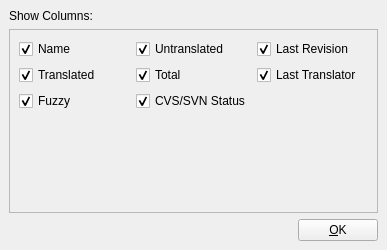
<ui version="4.0" >
 <class>catPreferences</class>
 <widget class="QWidget" name="catPreferences" >
  <property name="geometry" >
   <rect>
    <x>0</x>
    <y>0</y>
    <width>387</width>
    <height>250</height>
   </rect>
  </property>
  <property name="windowTitle" >
   <string>Catalog Manager Preferences</string>
  </property>
  <property name="toolTip" >
   <string/>
  </property>
  <layout class="QGridLayout" >
   <property name="margin" >
    <number>9</number>
   </property>
   <property name="spacing" >
    <number>6</number>
   </property>
   <item row="1" column="0" colspan="2" >
    <widget class="QFrame" name="frame" >
     <property name="frameShape" >
      <enum>QFrame::StyledPanel</enum>
     </property>
     <property name="frameShadow" >
      <enum>QFrame::Raised</enum>
     </property>
     <layout class="QGridLayout" >
      <property name="margin" >
       <number>9</number>
      </property>
      <property name="spacing" >
       <number>6</number>
      </property>
      <item row="3" column="1" >
       <spacer>
        <property name="orientation" >
         <enum>Qt::Vertical</enum>
        </property>
        <property name="sizeHint" >
         <size>
          <width>20</width>
          <height>40</height>
         </size>
        </property>
       </spacer>
      </item>
      <item row="2" column="1" >
       <widget class="QCheckBox" name="chbSVN" >
        <property name="toolTip" >
         <string>CVS/SVN Status</string>
        </property>
        <property name="whatsThis" >
         <string>&lt;h3>CVS/SVN Status&lt;/h3>Use this to checked/unchecked to display status of file in local or cvs/svn server on the catalog manager.</string>
        </property>
        <property name="text" >
         <string>CVS/SVN Status</string>
        </property>
        <property name="checked" >
         <bool>true</bool>
        </property>
       </widget>
      </item>
      <item row="0" column="0" >
       <widget class="QCheckBox" name="chbname" >
        <property name="toolTip" >
         <string>Name</string>
        </property>
        <property name="statusTip" >
         <string/>
        </property>
        <property name="whatsThis" >
         <string>&lt;h3>Name&lt;/h3>Use this to checked/unchecked to display file name on the catalog manager.</string>
        </property>
        <property name="text" >
         <string>Name</string>
        </property>
        <property name="checked" >
         <bool>true</bool>
        </property>
       </widget>
      </item>
      <item row="1" column="2" >
       <widget class="QCheckBox" name="chbtranslator" >
        <property name="toolTip" >
         <string>Last Translator</string>
        </property>
        <property name="whatsThis" >
         <string>&lt;h3>Last Translator&lt;/h3>Use this to checked/unchecked to display last translator's name in file on the catalog manager.</string>
        </property>
        <property name="text" >
         <string>Last Translator</string>
        </property>
        <property name="checked" >
         <bool>true</bool>
        </property>
       </widget>
      </item>
      <item row="0" column="2" >
       <widget class="QCheckBox" name="chblastrevision" >
        <property name="toolTip" >
         <string>Last Revision</string>
        </property>
        <property name="whatsThis" >
         <string>&lt;h3>Last Revision&lt;/h3>Use this to checked/unchecked to display date/time in file was saved by the last translator on the catalog manager.</string>
        </property>
        <property name="text" >
         <string>Last Revision</string>
        </property>
        <property name="checked" >
         <bool>true</bool>
        </property>
       </widget>
      </item>
      <item row="0" column="1" >
       <widget class="QCheckBox" name="chbuntranslated" >
        <property name="toolTip" >
         <string>Untranslated</string>
        </property>
        <property name="whatsThis" >
         <string>&lt;h3>Untranslated&lt;/h3>Use this to checked/unchecked to display number of string in file was untranslated on the catalog manager.</string>
        </property>
        <property name="text" >
         <string>Untranslated</string>
        </property>
        <property name="checked" >
         <bool>true</bool>
        </property>
       </widget>
      </item>
      <item row="2" column="0" >
       <widget class="QCheckBox" name="chbfuzzy" >
        <property name="toolTip" >
         <string>Fuzzy</string>
        </property>
        <property name="whatsThis" >
         <string>&lt;h3>Fuzzy&lt;/h3>Use this to checked/unchecked to display fuzzy number in file on the catalog manager.</string>
        </property>
        <property name="text" >
         <string>Fuzzy</string>
        </property>
        <property name="checked" >
         <bool>true</bool>
        </property>
       </widget>
      </item>
      <item row="1" column="0" >
       <widget class="QCheckBox" name="chbtranslated" >
        <property name="toolTip" >
         <string>Translated</string>
        </property>
        <property name="whatsThis" >
         <string>&lt;h3>Translated&lt;/h3>Use this to checked/unchecked to display number of string in file was translated on the catalog manager.</string>
        </property>
        <property name="text" >
         <string>Translated</string>
        </property>
        <property name="checked" >
         <bool>true</bool>
        </property>
       </widget>
      </item>
      <item row="1" column="1" >
       <widget class="QCheckBox" name="chbtotal" >
        <property name="toolTip" >
         <string>Total</string>
        </property>
        <property name="whatsThis" >
         <string>&lt;h3>Total&lt;/h3>Use this to checked/unchecked to display total number of strings in file on the catalog manager.</string>
        </property>
        <property name="text" >
         <string>Total</string>
        </property>
        <property name="checked" >
         <bool>true</bool>
        </property>
       </widget>
      </item>
     </layout>
    </widget>
   </item>
   <item row="2" column="0" >
    <spacer>
     <property name="orientation" >
      <enum>Qt::Horizontal</enum>
     </property>
     <property name="sizeHint" >
      <size>
       <width>191</width>
       <height>20</height>
      </size>
     </property>
    </spacer>
   </item>
   <item row="0" column="0" colspan="2" >
    <widget class="QLabel" name="label" >
     <property name="sizePolicy" >
      <sizepolicy>
       <hsizetype>5</hsizetype>
       <vsizetype>0</vsizetype>
       <horstretch>0</horstretch>
       <verstretch>0</verstretch>
      </sizepolicy>
     </property>
     <property name="text" >
      <string>Show Columns:</string>
     </property>
    </widget>
   </item>
   <item row="2" column="1" >
    <widget class="QPushButton" name="btnOk" >
     <property name="toolTip" >
      <string/>
     </property>
     <property name="text" >
      <string>&amp;OK</string>
     </property>
    </widget>
   </item>
  </layout>
 </widget>
 <tabstops>
  <tabstop>chbname</tabstop>
  <tabstop>chbtranslated</tabstop>
  <tabstop>chbfuzzy</tabstop>
  <tabstop>chbuntranslated</tabstop>
  <tabstop>chbtotal</tabstop>
  <tabstop>chbSVN</tabstop>
  <tabstop>chblastrevision</tabstop>
  <tabstop>chbtranslator</tabstop>
  <tabstop>btnOk</tabstop>
 </tabstops>
 <resources/>
 <connections/>
</ui>
